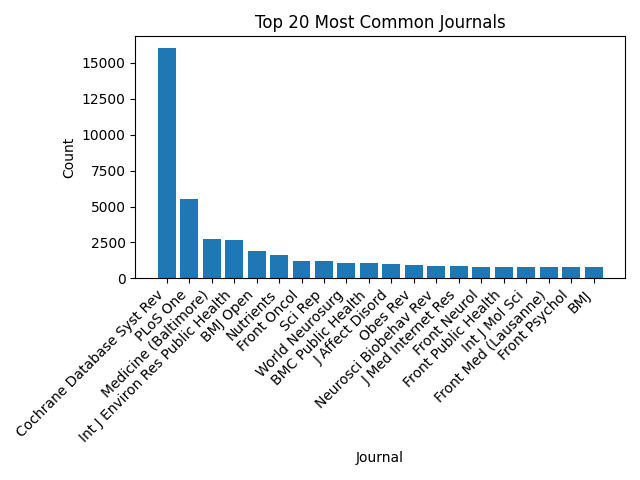

The Python source for this figure:
import csv
from collections import Counter
import matplotlib.pyplot as plt

with open("reviews.csv", mode="r") as file:
    reader = csv.DictReader(file)
    reviews = [row for row in reader]

journal_dist = Counter()
for index, review in enumerate(reviews):
    journal_dist.update([review["Journal"]])

most_common = journal_dist.most_common(20)
keys, values = zip(*most_common)

plt.bar(keys, values)
plt.title('Top 20 Most Common Journals')
plt.xlabel('Journal')
plt.ylabel('Count')
plt.xticks(rotation=45, ha='right')
plt.tight_layout()
plt.savefig('journal_dist.png')
